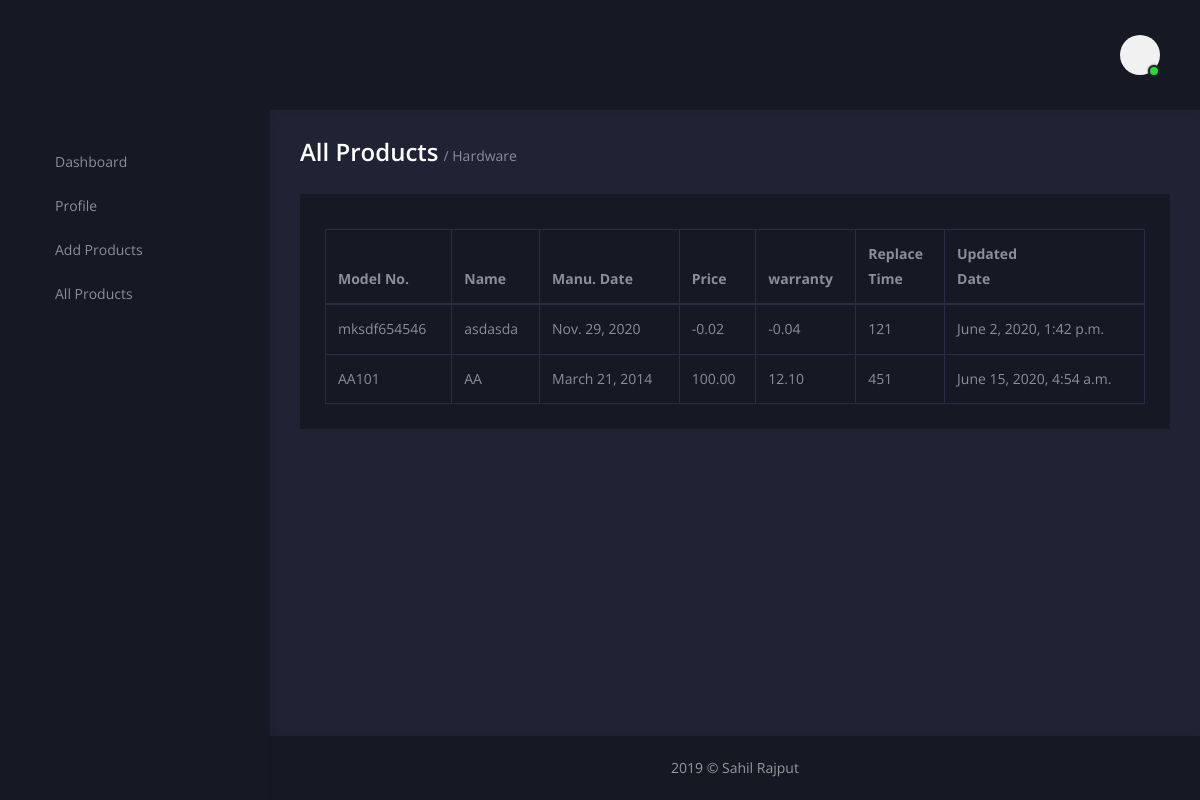
Page /Company/All_hardware_product (signed in) on the earlier database version.
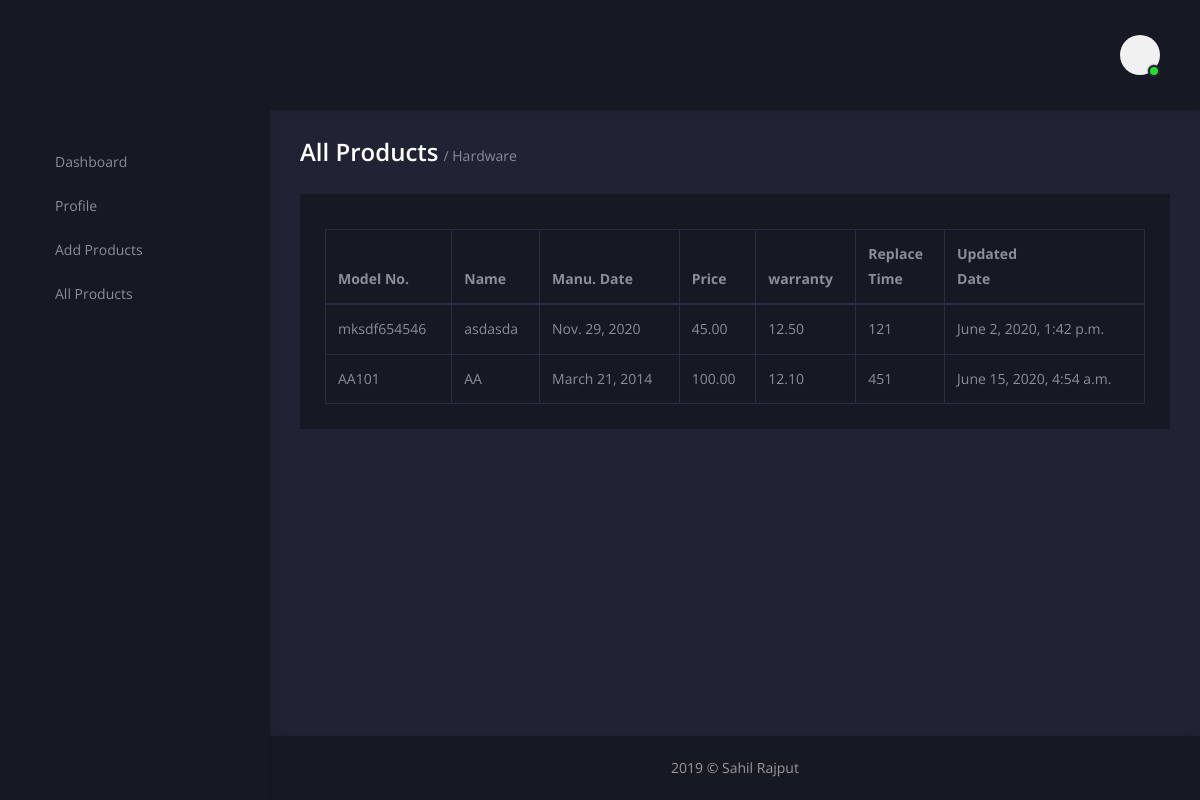
Same page on the later database version.
### Company/models.py (models this page shows, shortened)
class Product_Hardware(models.Model):
    p_company_id = models.CharField(max_length = 20)
    p_name = models.CharField(max_length = 50)
    p_model_no = models.CharField(max_length = 20)
    p_bio = models.TextField()
    p_manufacturing_date = models.DateField()
    p_img_1 = models.ImageField(upload_to= upload_product_img_path)
    p_img_2 = models.ImageField(upload_to= upload_product_img_path)
    p_img_3 = models.ImageField(upload_to= upload_product_img_path, null=True, blank=True)
    p_img_4 = models.ImageField(upload_to= upload_product_img_path, null=True, blank=True)
    p_img_5 = models.ImageField(upload_to= upload_product_img_path, null=True, blank=True)
    p_img_6 = models.ImageField(upload_to= upload_product_img_path, null=True, blank=True)
    p_catagory = models.ForeignKey(Product_Catagory, on_delete = models.CASCADE)
    p_price = models.DecimalField(max_digits = 10, decimal_places = 2)
    P_warranty = models.DecimalField(max_digits = 4, decimal_places = 2)
    p_replace_time = models.CharField(max_length = 3)
    p_ppt = models.FileField( upload_to=upload_ppt_path, null= True, blank= True)
    p_pdf = models.FileField(upload_to = upload_pdf_path,null=True, blank=True)
    p_blog_link = models.URLField(null=True, blank=True)
    p_youtube_link = models.URLField(null=True, blank=True)
    p_software_link = models.URLField(max_length = 200, null=True, blank= True)
    p_feature_1 = models.CharField(max_length = 300)
    p_feature_2 = models.CharField(max_length=300)
    p_feature_3 = models.CharField(max_length=300, null=True, blank=True)
    p_feature_4 = models.CharField(max_length=300, null=True, blank=True)
    p_feature_5 = models.CharField(max_length=300, null=True, blank=True)
    p_feature_6 = models.CharField(max_length=300, null=True, blank=True)
    p_creation_date = models.DateTimeField(auto_now_add= True)
    p_updated_date = models.DateTimeField(auto_now= True)

### Company/views.py (the view)
def All_Hardware_product_view(request):
    if request.session.get('company_register') == None:
        return redirect("Company:Login")
    temp = "Company/all_hardware.html"
    data = Product_Hardware.objects.all()
    return render(request, temp, {"data":data})

### Templates/Company/all_hardware.html
{% extends 'Company/header_footer.html' %}
{% load static %}
{% load crispy_forms_tags %}
{% block 'content' %}
        <div class="content-body">
            <div class="row justify-content-between align-items-center mb-10">
                <div class="col-12 col-lg-auto mb-20">
                    <div class="page-heading">
                        <h3 class="title">All Products <span>/ Hardware</span></h3>
                    </div>
                </div>
            </div>
            <div class="row">
                <div class="col-12 mb-30">
                    <div class="box">
                        <div class="box-body">
                            <table class="table table-bordered data-table data-table-export">
                                <thead>
                                    <tr>
                                        <th>Model No.</th>
                                        <th>Name</th>
                                        <th>Manu. Date</th>
                                        <th>Price</th>
                                        <th>warranty</th>
                                        <th>Replace <br> Time</th>
                                        <th>Updated <br> Date</th>
                                    </tr>
                                </thead>
                                <tbody>
                                {% for i in data %}
                                    <tr>
                                        <td> <a href="{% url 'Company:Hardware_details' i.p_model_no %}"> {{ i.p_model_no }} </a></td>
                                        <td> {{ i.p_name }} </td>
                                        <td> {{ i.p_manufacturing_date }} </td>
                                        <td> {{ i.p_price }} </td>
                                        <td> {{ i.P_warranty }} </td>
                                        <td> {{ i.p_replace_time }} </td>
                                        <td> {{ i.p_updated_date }} </td>
                                    </tr>
                                {% endfor %}
                                </tbody>
                            </table>
                        </div>
                    </div>
                </div>
            </div>
        </div>
{% endblock %}

### Templates/Company/header_footer.html (shortened to what this page needs)
{% load static %}
{% load i18n %}
{% with company=request.session.company_register %}
<!doctype html>
<html class="no-js" lang="en">
<head>
    <link rel="stylesheet" href="{% static 'Company/css/vendor/bootstrap.min.css' %}">
    <link rel="stylesheet" href="{% static 'Company/css/vendor/material-design-iconic-font.min.css' %}">
    <link rel="stylesheet" href="{% static 'Company/css/vendor/font-awesome.min.css' %}">
    <link rel="stylesheet" href="{% static 'Company/css/vendor/themify-icons.css' %}">
    <link rel="stylesheet" href="{% static 'Company/css/vendor/cryptocurrency-icons.css' %}">
    <link rel="stylesheet" href="{% static 'Company/css/plugins/plugins.css' %}">
    <link rel="stylesheet" href="{% static 'Company/css/helper.css' %}">
    <link rel="stylesheet" href="{% static 'Company/css/style.css' %}">
    <link id="cus-style" rel="stylesheet" href="{% static 'Company/css/style-primary.css' %}">
</head>
<body class="skin-dark">
    <div class="main-wrapper">
        <div class="header-section">
            <div class="container-fluid">
                <div class="row justify-content-between align-items-center">
                    <div class="header-logo col-auto">
                    </div>
                    <div class="header-right flex-grow-1 col-auto">
                        <div class="row justify-content-between align-items-center">
                            <div class="col-auto">
                                <div class="row align-items-center">
                                    <div style="margin-left:-50%" class="col-auto"><button class="side-header-toggle"><i class="zmdi zmdi-menu"></i></button></div>
                                </div>
                            </div>
                            <div class="col-auto">
                                <ul class="header-notification-area">
                                    <li class="adomx-dropdown col-auto">
                                        <a class="toggle" href="#">
                                            <span class="user">
                                        <span class="avatar">
                                            <span class="status"></span>
                                            </span>
                                            </span>
                                        </a>
                                    </li>
                                </ul>
                            </div>
                        </div>
                    </div>
                </div>
            </div>
        </div>
        <div class="side-header show">
            <div class="side-header-inner custom-scroll">
                <nav class="side-header-menu" id="side-header-menu">
                    <ul>
                        <li><a href="{% url 'Company:Home' %}"><i class="ti-home"></i> <span>Dashboard</span></a>
                        </li>
                        <li class="has-sub-menu"><a href="#"><i class="fa fa-user"></i> <span>Profile</span></a>
                        </li>
                        <li class="has-sub-menu"><a href="#"><i class="fa fa-plus"></i> <span>Add Products</span></a>
                        </li>
                          <li class="has-sub-menu"><a href="#"><i class="fa fa-table"></i> <span>All Products</span></a>
                        </li>
                    </ul>
                </nav>
            </div>
        </div>
       {% block 'content' %}
        {% endblock %}
        <div class="footer-section">
            <div class="container-fluid">
                <div class="footer-copyright text-center">
                    <p class="text-body-light">2019 &copy; <a href="https://about.me/sahil_rajput" target="_blank">Sahil Rajput</a></p>
                </div>
            </div>
        </div>
    </div>
</body>
</html>
{% endwith %}

Differences in the rows shown:
changed Product_Hardware "mksdf654546": p_price "-0.02" → "45.00"; P_warranty "-0.04" → "12.50"
